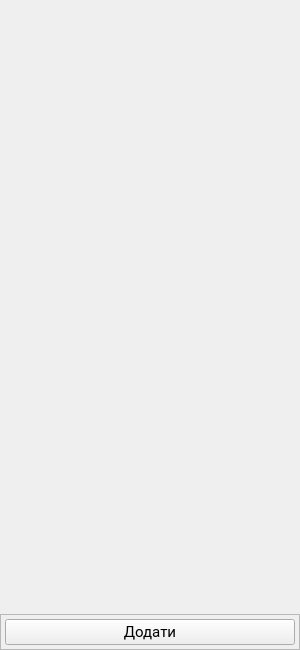
<?xml version="1.0" encoding="UTF-8"?>
<ui version="4.0">
 <class>ComponentsWidget</class>
 <widget class="QWidget" name="ComponentsWidget">
  <property name="geometry">
   <rect>
    <x>0</x>
    <y>0</y>
    <width>300</width>
    <height>650</height>
   </rect>
  </property>
  <property name="minimumSize">
   <size>
    <width>300</width>
    <height>650</height>
   </size>
  </property>
  <property name="maximumSize">
   <size>
    <width>300</width>
    <height>650</height>
   </size>
  </property>
  <property name="windowTitle">
   <string>Form</string>
  </property>
  <layout class="QGridLayout" name="gridLayout_2" rowstretch="1,0,0">
   <property name="leftMargin">
    <number>0</number>
   </property>
   <property name="topMargin">
    <number>0</number>
   </property>
   <property name="rightMargin">
    <number>0</number>
   </property>
   <property name="bottomMargin">
    <number>0</number>
   </property>
   <item row="2" column="0">
    <widget class="QFrame" name="frame">
     <property name="font">
      <font>
       <family>Roboto</family>
       <pointsize>11</pointsize>
      </font>
     </property>
     <property name="frameShape">
      <enum>QFrame::StyledPanel</enum>
     </property>
     <property name="frameShadow">
      <enum>QFrame::Plain</enum>
     </property>
     <layout class="QHBoxLayout" name="horizontalLayout">
      <property name="leftMargin">
       <number>4</number>
      </property>
      <property name="topMargin">
       <number>4</number>
      </property>
      <property name="rightMargin">
       <number>4</number>
      </property>
      <property name="bottomMargin">
       <number>4</number>
      </property>
      <item>
       <widget class="QPushButton" name="addComponentButton">
        <property name="font">
         <font>
          <family>Roboto</family>
          <pointsize>11</pointsize>
         </font>
        </property>
        <property name="text">
         <string>Додати</string>
        </property>
       </widget>
      </item>
     </layout>
    </widget>
   </item>
   <item row="1" column="0">
    <spacer name="verticalSpacer">
     <property name="orientation">
      <enum>Qt::Vertical</enum>
     </property>
     <property name="sizeType">
      <enum>QSizePolicy::Expanding</enum>
     </property>
     <property name="sizeHint" stdset="0">
      <size>
       <width>0</width>
       <height>0</height>
      </size>
     </property>
    </spacer>
   </item>
   <item row="0" column="0">
    <layout class="QGridLayout" name="gridLayout"/>
   </item>
  </layout>
 </widget>
 <resources/>
 <connections/>
</ui>
